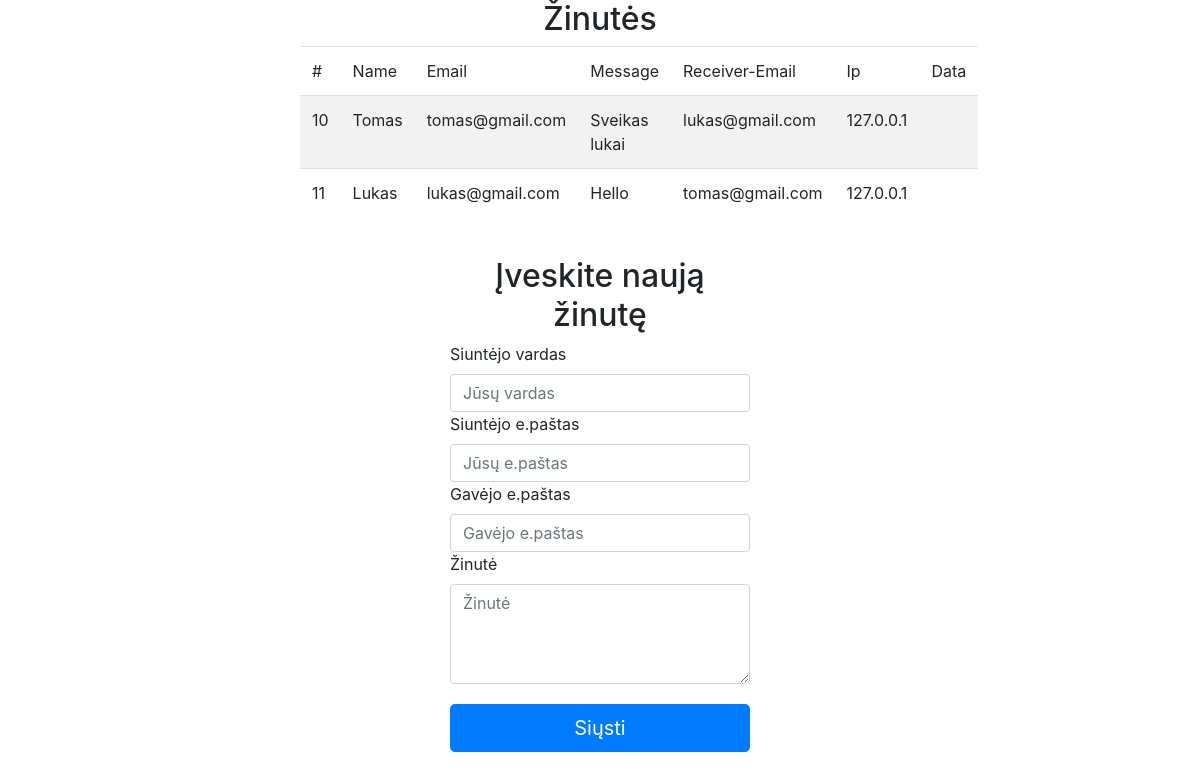
Before: / with the older database file.
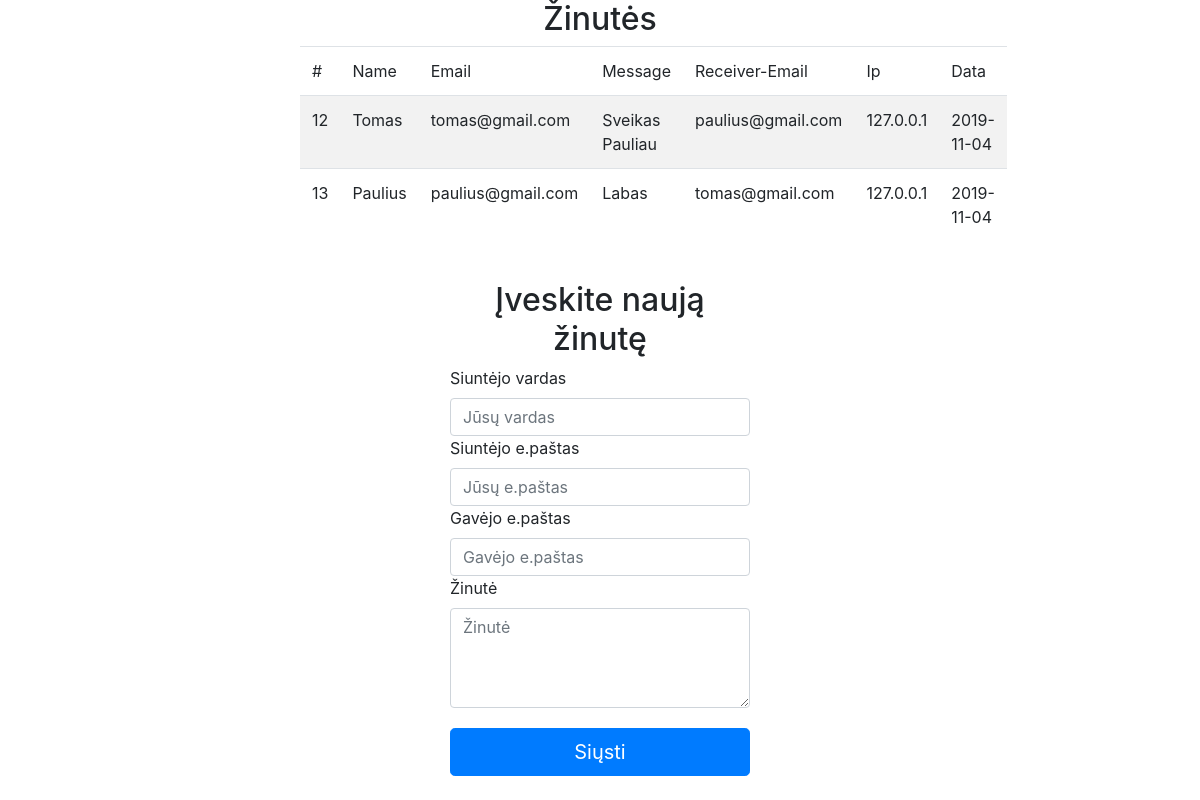
After: the same page with the newer database file.
### tables this page shows
CREATE TABLE `messages` (
  `id` int(11) NOT NULL,
  `name` varchar(50) NOT NULL,
  `email` varchar(50) NOT NULL,
  `message` text NOT NULL,
  `receiver-email` varchar(50) NOT NULL,
  `ip` varchar(20) NOT NULL,
  `date` varchar(20) NOT NULL
);

### data.php (called while the page is built, shortened)
<?php
$db_connection = mysqli_connect("localhost", "root", "", "kompiuteriu-tinklai");
function get_messages()
{
    global $db_connection;
    $sql = "SELECT * FROM messages";
    $result = mysqli_query($db_connection, $sql);
    return mysqli_fetch_all($result);
}

### index.php (the view, shortened to what this page needs)
<!DOCTYPE html>
<html lang="en">
<head>
    <link rel="stylesheet" href="https://stackpath.bootstrapcdn.com/bootstrap/4.3.1/css/bootstrap.min.css"
>
    <link rel="stylesheet" type="text/css" href="styles.css">
</head>
<body class="test">
<div id="page-content">
    <div id="table-div">
        <h2 class="headline">Žinutės</h2>
        <table class="table table-striped">
            <thead>
            <tr>
                <td scope="col">#</td>
                <td scope="col">Name</td>
                <td scope="col">Email</td>
                <td scope="col">Message</td>
                <td scope="col">Receiver-Email</td>
                <td scope="col">Ip</td>
                <td scope="col">Data</td>
            </tr>
            </thead>
            <tbody>
            <?php
            include "data.php";
            $message = get_messages();
            foreach ($message as $msg) {
                echo "<tr>
                <td>{$msg[0]}</td>
                <td>{$msg[1]}</td>
                <td>{$msg[2]}</td>
                <td>{$msg[3]}</td>
                <td>{$msg[4]}</td>
                <td>{$msg[5]}</td>
                <td>{$msg[6]}</td>
              </tr>";
            }
            ?>
            </tbody>
        </table>
    </div>
    <div id="form-div">
        <h2 class="headline">Įveskite naują žinutę</h2>
        <div class="form-group">
            <form method="post" action="data.php">
                <label for="name">Siuntėjo vardas</label>
                <input type="text" class="form-control" id="name" name="name" placeholder="Jūsų vardas" required>
                <label for="email">Siuntėjo e.paštas</label>
                <input type="email" class="form-control" id="email" name="email" placeholder="Jūsų e.paštas" required>
                <label for="receiver-email">Gavėjo e.paštas</label>
                <input type="email" class="form-control" id="receiver-email" name="receiver-email"
                       placeholder="Gavėjo e.paštas" required>
                <label for="message">Žinutė</label>
                <textarea name="message" id="message" class="form-control" placeholder="Žinutė" required></textarea>
                <button type="submit" class="btn btn-primary btn-lg"> Siųsti</button>
            </form>
        </div>
    </div>
</div>
</body>
</html>

### styles.css (style rules this page uses)
#form-div { width: 50%; margin: 40px auto auto; }
#page-content { width: 50%; margin: auto; }
.headline { text-align: center; }
textarea { min-height: 100px; }
#form-div button { width: 100%; margin-top: 20px; }

Changed rows visible on the page:
removed messages: id "10", name "Tomas", email "tomas@gmail.com", message "Sveikas lukai", value "lukas@gmail.com", ip "127.0.0.1"
removed messages: id "11", name "Lukas", email "lukas@gmail.com", message "Hello", value "tomas@gmail.com", ip "127.0.0.1"
added messages: id "12", name "Tomas", email "tomas@gmail.com", message "Sveikas Pauliau", value "paulius@gmail.com", ip "127.0.0.1", date "2019-11-04"
added messages: id "13", name "Paulius", email "paulius@gmail.com", message "Labas", value "tomas@gmail.com", ip "127.0.0.1", date "2019-11-04"
